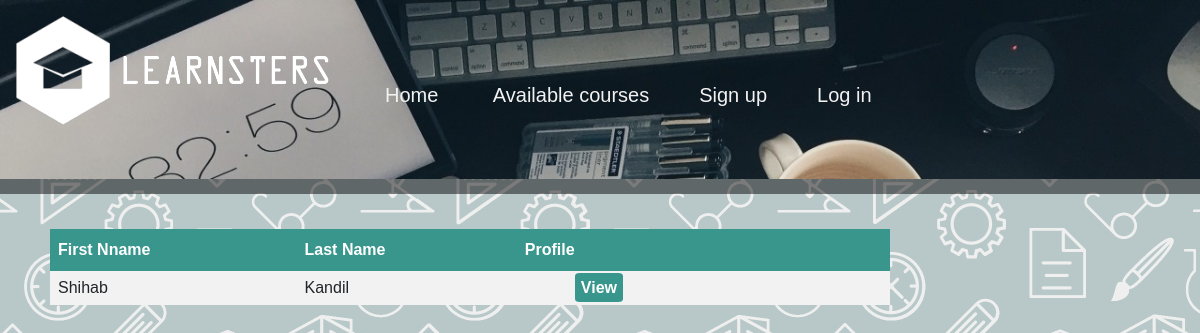
Before: /selectlearner.php with the older database file.
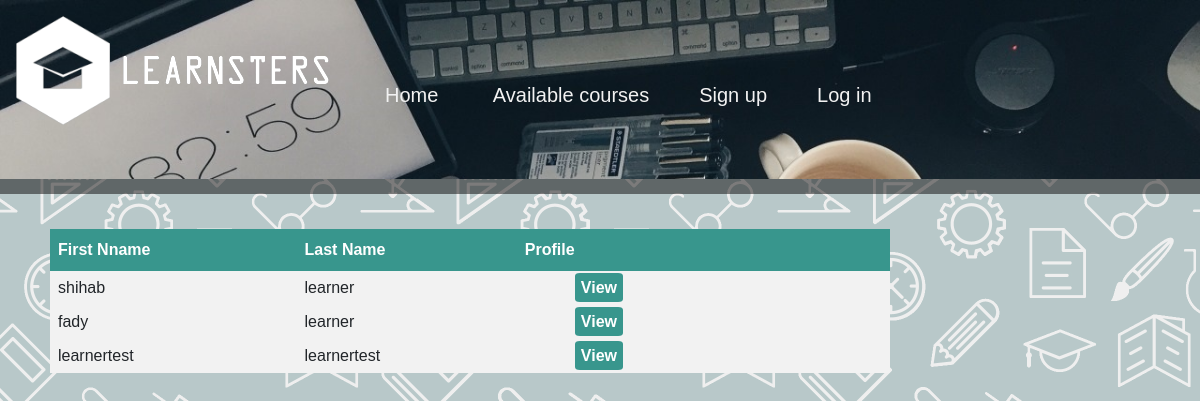
After: the same page with the newer database file.
### tables this page shows
CREATE TABLE `learners` (
  `learnerID` varchar(255) NOT NULL,
  `Fname` varchar(255) NOT NULL,
  `Lname` varchar(255) DEFAULT NULL,
  `Email` varchar(255) DEFAULT NULL,
  `Password` varchar(255) DEFAULT NULL,
  `profilePicture` text DEFAULT NULL,
  `Type` text NOT NULL
);

### selectlearner.php (the view, shortened to what this page needs)
<html>
<?php
include "menu.php";
$query = "SELECT * FROM learners";
$results = $conn->query($query);
?>
<body>
    <table border="0">
        <tr>
            <th>First Nname</th>
            <th>Last Name</th>
            <th>Profile</th>
        </tr>
        <?php while ($row = $results->fetch_array(MYSQLI_ASSOC)) { ?>
            <tr>
                <td><?php echo $row["Fname"] ?></td>
                <td><?php echo $row["Lname"] ?></td>
                <td><a class="link" href=displaylearner.php?id=<?php echo $row["learnerID"] ?>> View </a> </td>
            </tr>
        <?php } ?>
    </table>
</body>
</html>

Changed rows visible on the page:
removed learners: Fname "Shihab", Lname "Kandil"
added learners: Fname "shihab", Lname "learner"
added learners: Fname "fady", Lname "learner"
added learners: Fname "learnertest", Lname "learnertest"
